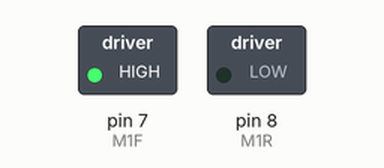
This sketch was run on a simulated Arduino Uno, built with avr-gcc and run on an emulated ATmega328P. Parts: switched loads named in the sketch (green lamp = pin HIGH). Dashed ring = blinking.

Above: at 0.05 s.
Timing chart, 0 to 3.0 s (numbered marks = the images above):
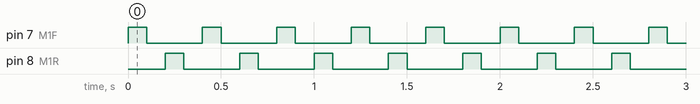

Measured:
- by itself, pin 7 (M1F), pin 8 (M1R): alternates HIGH for 0.10 s and LOW for 0.30 s

The sketch:

single_motor.ino
```cpp
int M1F=7;
int M1R=8;

void setup() {
  pinMode(M1F, OUTPUT);
  pinMode(M1R, OUTPUT);
}

void loop() {
  digitalWrite (M1F,HIGH);
  digitalWrite (M1R,LOW);
  delay(100);

  digitalWrite (M1F,LOW);
  digitalWrite (M1R,LOW);
  delay(100);

  digitalWrite (M1F,LOW);
  digitalWrite (M1R,HIGH);
  delay(100);

  digitalWrite (M1F,LOW);
  digitalWrite (M1R,LOW);
  delay(100);

}
```
